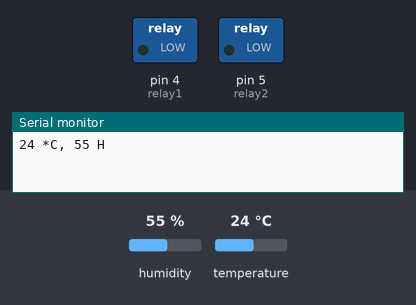
Simulated run of this sketch. Board: Arduino Uno, built with avr-gcc and run on an emulated ATmega328P. On the bench: switched loads named in the sketch (green lamp = pin HIGH), the last lines printed to the serial monitor. The test bench sets the inputs (shaded band); at power-on: humidity 55 %, temperature 24 °C.

Above: at 2.3 s.
2.4 s: humidity set to 63 %
3.9 s: humidity set to 66 %
At 4.7 s:
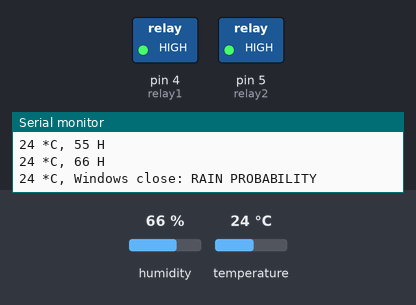
Timing chart, 0 to 6.9 s (numbered marks = the images above; inputs shaded):
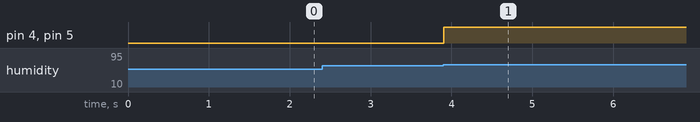

The sketch:

DHT_RELAY.ino
```cpp
#include <SimpleDHT.h>
#define relay1  4
#define relay2  5
#define pinDHT11 2
//DHT with relay
// if excess humidity on the relay to close windows
SimpleDHT11 dht11(pinDHT11);
int var=0;
void setup() {
  // put your setup code here, to run once:
pinMode(relay1,HIGH);
pinMode(relay2,HIGH);
Serial.begin(9600);

}
byte temperature = 0;
byte humidity = 0;
void loop() {

  // put your main code here, to run repeatedly:
  //Serial.println("=================================");
  //Serial.println("Sample DHT11...");
  //byte temperature = 0;
  //byte humidity = 0;
  //int err = SimpleDHTErrSuccess;
  /*if ((err = dht11.read(&temperature, &humidity, NULL)) != SimpleDHTErrSuccess) {
    Serial.print("Read DHT11 failed, err="); Serial.println(err);delay(1000);
    return;}
    dht11.read(&temperature, &humidity, NULL)

  Serial.print("Sample OK: ");*/
  dht11.read(&temperature, &humidity, NULL);
  if(abs(var-(int)humidity) >= 10){
  Serial.print((int)temperature); Serial.print(" *C, ");
  Serial.print((int)humidity); Serial.println(" H");
  int humid = (int)humidity;
  if(humid >=60){
    digitalWrite(relay1, HIGH);
    digitalWrite(relay2, HIGH);
     Serial.print((int)temperature); Serial.print(" *C, ");
     Serial.println("Windows close: RAIN PROBABILITY");
    delay(2000);
  }
  //humid = (int)humidity;
  //digitalWrite(relay1, LOW);
  //dgitalWrite(relay2, LOW);


  // DHT11 sampling rate is 1HZ.
  delay(1500);
  var = (int)humidity;

  }

}
```

Measured:
- the behaviour switches between 64 and 65 % on humidity (found by bisection; images 0 and 1)
- after the input at 2.4 s, every drawn part: stays the same
- after the input at 3.9 s, pin 4 (relay1), pin 5 (relay2): LOW → HIGH at once
